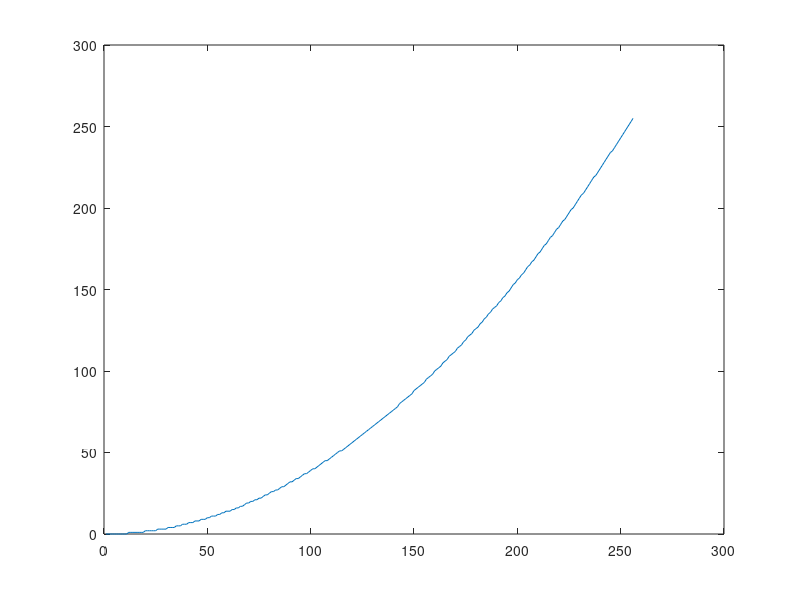

This chart was generated by the following MATLAB code: (Note: this script raises an error after producing the figure.)
close all; clear all;
load funkcjeLUT
figure(1)
plot(kwadratowa);
% Wczytanie obrazu jet.bmp
jet = imread('jet.bmp');
figure(2)
imshow(jet)

jet_lut = intlut(jet, kwadratowa);
figure(3)
imshow(jet_lut)

% Wlasna funkcja
figure(4)
LUT(jet, kwadratowa)

figure(5)
LUT(jet, wykladnicza)

figure(6)
LUT(jet, pierwiastkowa)

figure(7)
LUT(jet, odwrotna)

figure(8)
LUT(jet, pila)

figure(9)
LUT(jet, odwlog)

figure(10)
LUT(jet, ex)